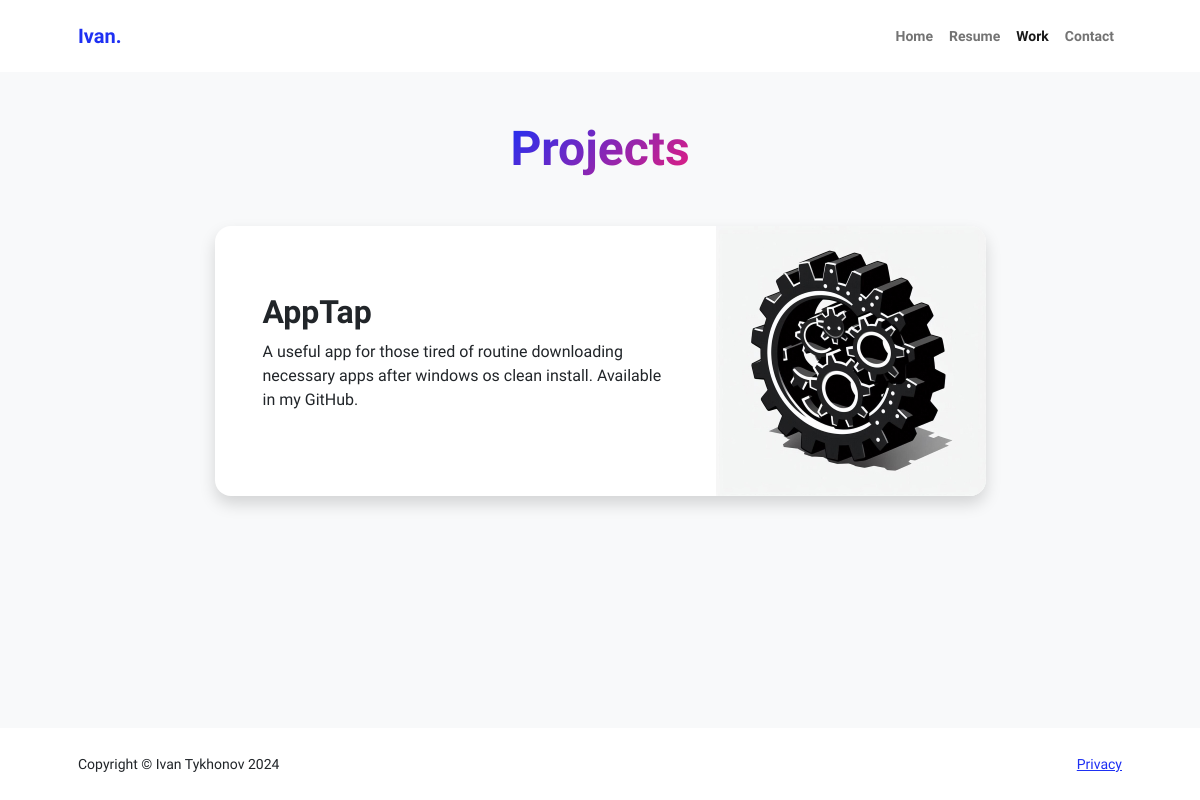
The page /work on the database as committed earlier.
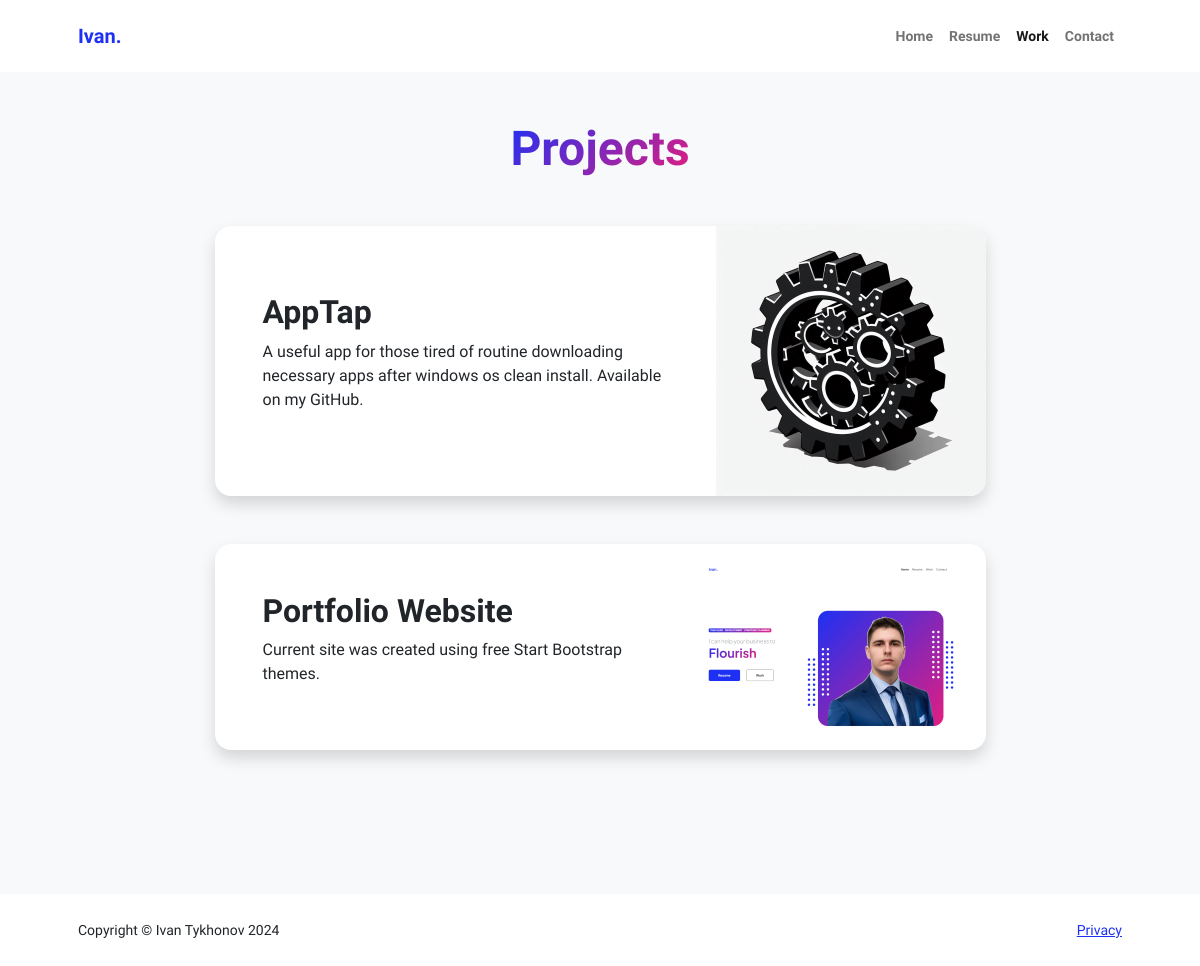
The same page on the database as committed later.
### pfapp/models.py (models this page shows, shortened)
class Project(models.Model):
    name = models.CharField(max_length=30)
    description = models.TextField()
    image = models.ImageField(upload_to='static/pfapp/assets/', blank=True)

### pfapp/views.py (the view)
# urls.py: path("work", views.work, name="work"),
def work(request):
    projects = Project.objects.all()
    context = {
        'projects': projects,
    }
    return render(request, 'pfapp/work.html', context)

### pfapp/templates/pfapp/work.html (shortened to what this page needs)
{% extends 'pfapp/base.html' %}
{% block content%}
<body class="d-flex flex-column h-100 bg-light">
    <main class="flex-shrink-0">
        <section class="py-5">
            <div class="container px-5 mb-5">
                <div class="text-center mb-5">
                    <h1 class="display-5 fw-bolder mb-0"><span class="text-gradient d-inline">Projects</span></h1>
                </div>
                <div class="row gx-5 justify-content-center">
                    <div class="col-lg-11 col-xl-9 col-xxl-8">
                        {% if projects %}
                            {% for project in projects %}
                                <div class="card overflow-hidden shadow rounded-4 border-0 mb-5">
                                    <div class="card-body p-0">
                                        <div class="d-flex align-items-center">
                                            <div class="p-5">
                                                <h2 class="fw-bolder">{{ project.name }}</h2>
                                                <p>{{ project.description }}</p>
                                            </div>
                                            <img class="img-fluid" src="{{ project.image }}" alt="{{ project.name }}" />
                                        </div>
                                    </div>
                                </div>
                            {% endfor %}
                        {% else %}
                            <p>No projects yet</p>
                        {% endif %}
                    </div>
                </div>
            </div>
        </section>
    </main>
</body>
{% endblock %}

### pfapp/templates/pfapp/base.html (shortened to what this page needs)
<!DOCTYPE html>
{% load static %}
<html lang="en">
<head>
        <link href="https://cdn.jsdelivr.net/npm/bootstrap-icons@1.8.1/font/bootstrap-icons.css" rel="stylesheet" />
        <link href="{% static 'pfapp/css/styles.css' %}" rel="stylesheet" />
        <link href="{% static 'pfapp/css/custom.css' %}" rel="stylesheet" />
</head>
<body>
{% include 'pfapp/navbar.html' %}
<main>
    {% block content %}
    {% endblock %}
</main>
{% url 'privacy' as privacy_url %}
<footer class="bg-white py-4 mt-auto">
    <div class="container px-5">
        <div class="row align-items-center justify-content-between flex-column flex-sm-row">
            <div class="col-auto"><div class="small m-0">Copyright &copy; Ivan Tykhonov 2024</div></div>
            <div class="col-auto">
                <a class="small" href="{{ privacy_url }}">Privacy</a>
            </div>
        </div>
    </div>
</footer>
</body>
</html>

### pfapp/templates/pfapp/navbar.html (shortened to what this page needs)
{% url 'index' as index_url %}
{% url 'resume' as resume_url %}
{% url 'work' as work_url %}
{% url 'contact' as contact_url %}
<nav class="navbar navbar-expand-lg navbar-light bg-white py-3">
    <div class="container px-5">
        <a class="navbar-brand" href="{{ index_url }}"><span class="fw-bolder text-primary">Ivan.</span></a>
        <div class="collapse navbar-collapse" id="navbarSupportedContent">
            <ul class="navbar-nav ms-auto mb-2 mb-lg-0 small fw-bolder">
                <li class="nav-item"><a class="nav-link {% if request.path == index_url %}active{% endif %}" href="{{ index_url }}">Home</a></li>
                <li class="nav-item"><a class="nav-link {% if request.path == resume_url %}active{% endif %}" href="{{ resume_url }}">Resume</a></li>
                <li class="nav-item"><a class="nav-link {% if request.path == work_url %}active{% endif %}" href="{{ work_url }}">Work</a></li>
                <li class="nav-item"><a class="nav-link {% if request.path == contact_url %}active{% endif %}" href="{{ contact_url }}">Contact</a></li>
            </ul>
        </div>
    </div>
</nav>

Rows that differ between the two databases and show on the page:
changed Project "AppTap": description "A useful app for those tired of routine downloading necessary apps after windows os clean install. Available in my GitHub." → "A useful app for those tired of routine downloading necessary apps after windows os clean install. Available on my GitHub."
added Project: name "Portfolio Website", description "Current site was created using free Start Bootstrap themes.", image (picture)
